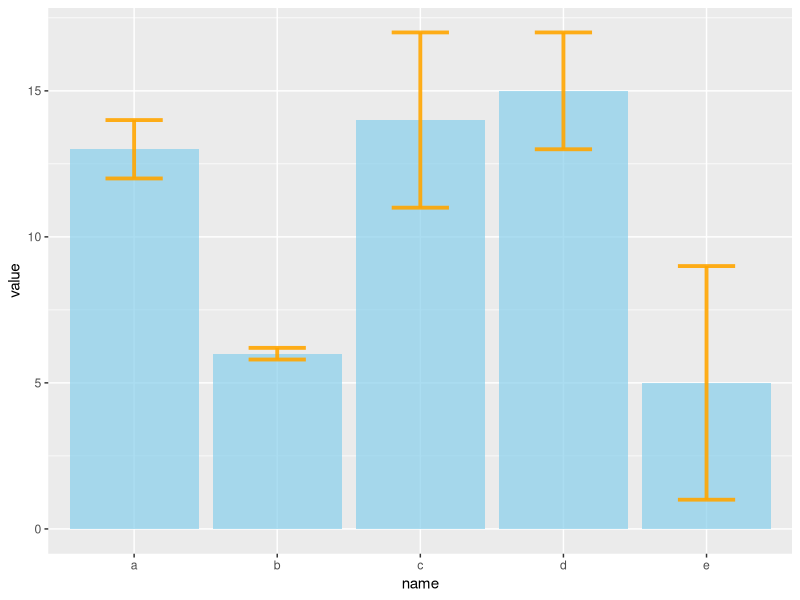
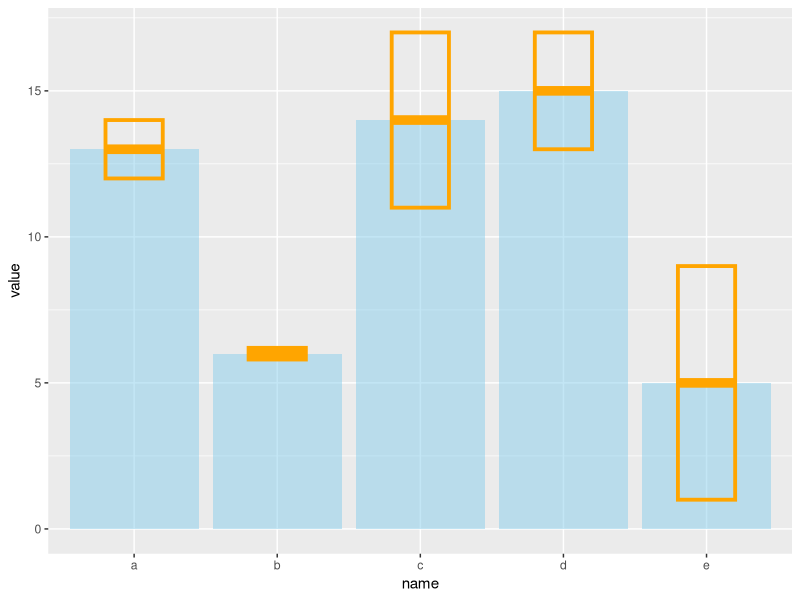
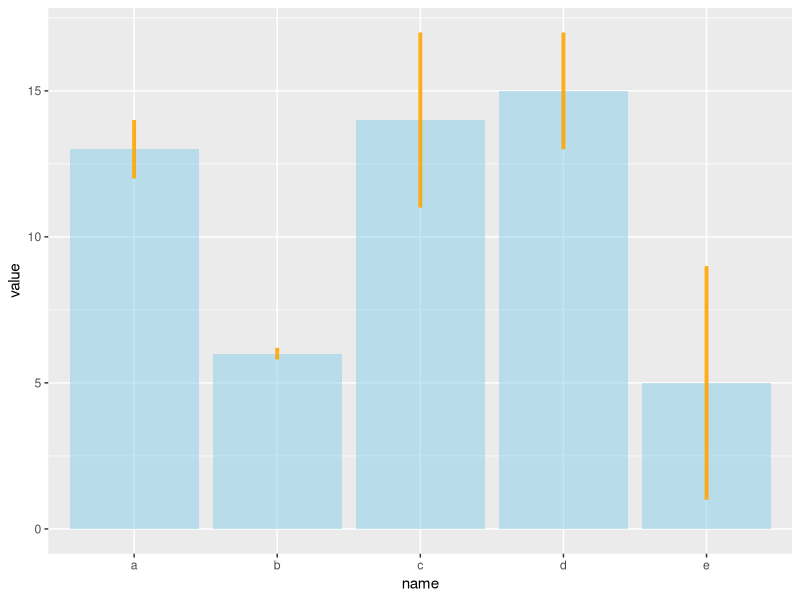
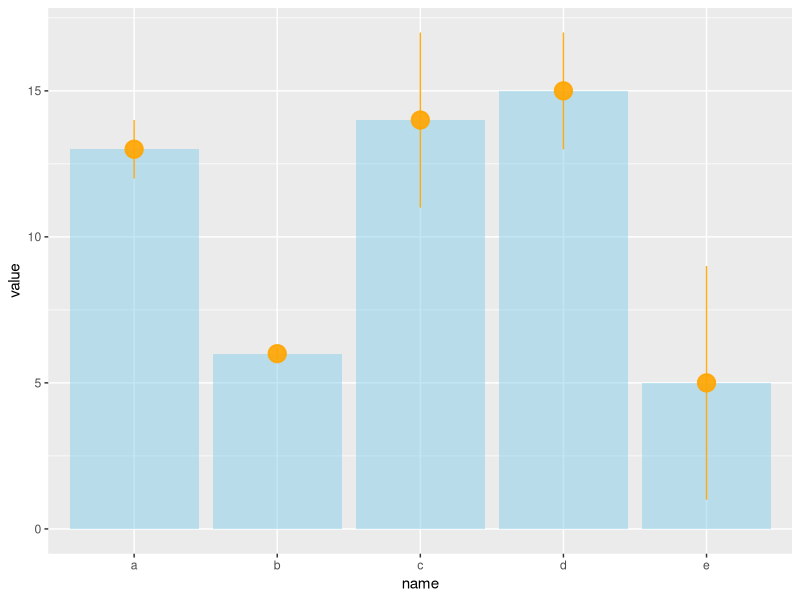
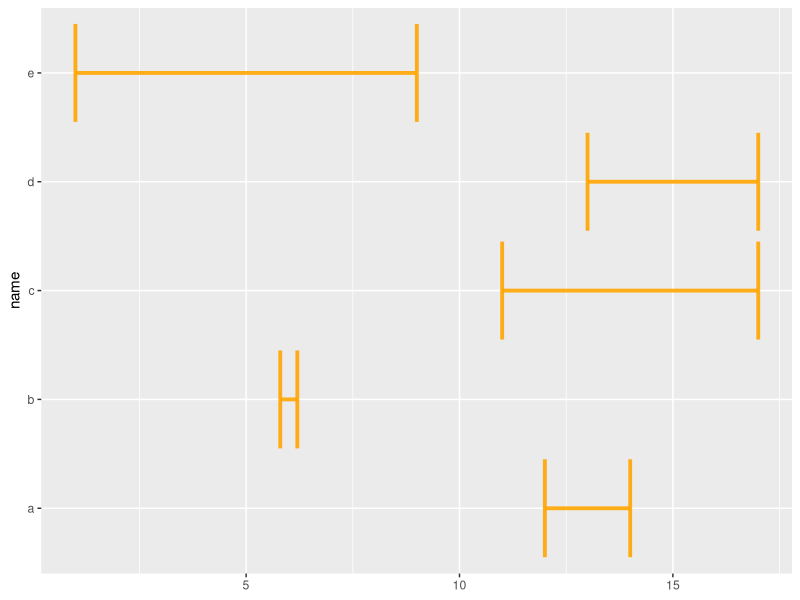
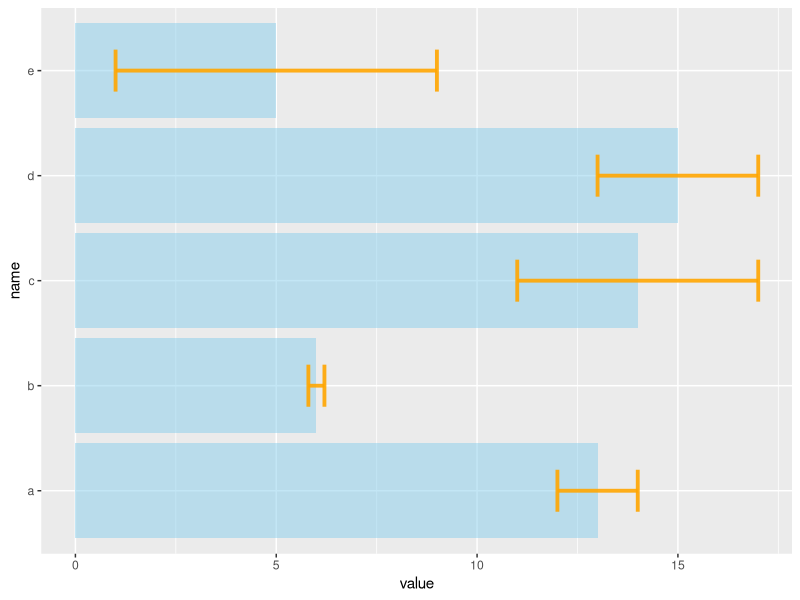
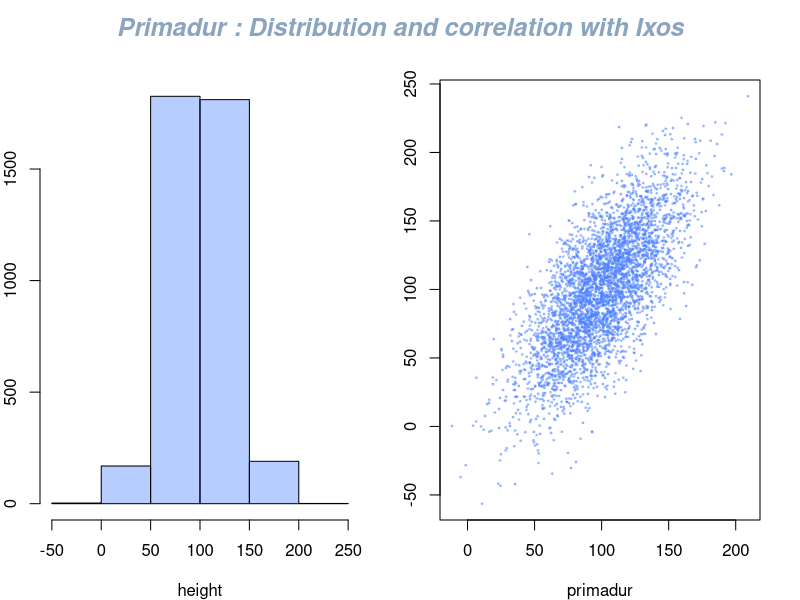

Here is the R script that generated these plots, in order:
library("ggplot2")

data <- data.frame(
    name=letters[1:5],
    value=sample(seq(4,15),5),
    sd=c(1,0.2,3,2,4)
)

ggplot(data) +
    geom_bar( aes(x=name, y=value), stat="identity", fill="skyblue", alpha=0.7) +
    geom_errorbar( aes(x=name, ymin=value-sd, ymax=value+sd), width=0.4, colour="orange", alpha=0.9, size=1.3)

ggplot(data) +
    geom_bar( aes(x=name, y=value), stat="identity", fill="skyblue", alpha=0.5) +
    geom_crossbar( aes(x=name, y=value, ymin=value-sd, ymax=value+sd), width=0.4, colour="orange", alpha=0.9, size=1.3)

ggplot(data) +
    geom_bar( aes(x=name, y=value), stat="identity", fill="skyblue", alpha=0.5) +
    geom_linerange( aes(x=name, ymin=value-sd, ymax=value+sd), colour="orange", alpha=0.9, size=1.3)

ggplot(data) +
    geom_bar( aes(x=name, y=value), stat="identity", fill="skyblue", alpha=0.5) +
    geom_pointrange( aes(x=name, y=value, ymin=value-sd, ymax=value+sd), colour="orange", alpha=0.9, size=1.3)

ggplot(data) +
    geom_errorbarh( aes(y=name, xmin=value-sd, xmax=value+sd), width=0.4, colour="orange", alpha=0.9, size=1.3)

ggplot(data) +
    geom_bar( aes(x=name, y=value), stat="identity", fill="skyblue", alpha=0.5) +
    geom_errorbar( aes(x=name, ymin=value-sd, ymax=value+sd), width=0.4, colour="orange", alpha=0.9, size=1.3) +
    coord_flip()


################# Histogram and points cloud


#Creating data 
Ixos=rnorm(4000,100,30)
Primadur=Ixos+rnorm(4000 , 0 , 30)
Ixos
Primadur
#Divide the screen in 1 line and 2 columns
par(mfrow=c(1,2),oma = c(0, 0, 2, 0))

#Make the margin around each graph a bit smaller
par(mar=c(4,2,2,2))

#Classical histogram and plot
hist(Ixos,  main="" , breaks=5 , col=rgb(0.3,0.5,1,0.4) , xlab="height" , ylab="nbr of plants")
plot(Ixos , Primadur,  main="" , pch=20 , cex=0.4 , col=rgb(0.3,0.5,1,0.4)  , xlab="primadur" , ylab="Ixos" )

#And I add only ONE title :
mtext("Primadur : Distribution and correlation with Ixos", outer = TRUE, cex = 1.5, font=4, col=rgb(0.1,0.3,0.5,0.5) )
